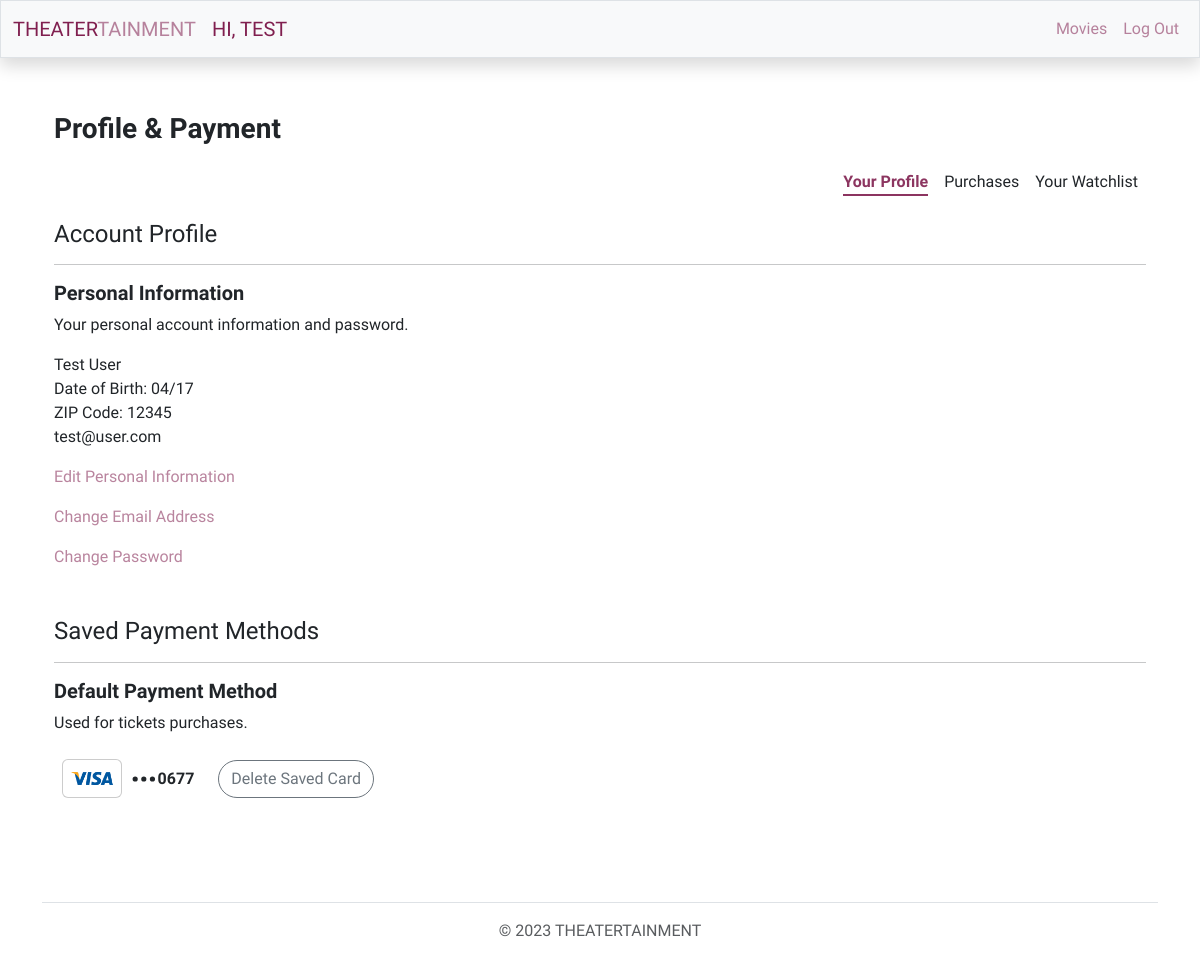
Screenshot of /member/profile (signed in) with the database file from the repository.
### theatert/models.py (models this page shows, shortened)
class User(db.Model, UserMixin):
    id = db.Column(db.Integer, primary_key=True)
    username = db.Column(db.String(20), unique = True, nullable=False)
    password = db.Column(db.String(60), nullable=False)
    role = db.Column(db.String(20), nullable=False)
    __mapper_args__ = {
        'polymorphic_identity': 'ANY',
        'polymorphic_on': role
    }

class Member(User):
    id = db.Column(db.Integer, db.ForeignKey('user.id'), primary_key=True)
    email = db.Column(db.String, unique = True, nullable=False)
    fname = db.Column(db.String, nullable=False)
    lname = db.Column(db.String, nullable=False)
    phone = db.Column(db.Integer, nullable=False)
    zip_code = db.Column(db.Integer, nullable=False)
    dob = db.Column(db.Date)
    cards = db.relationship('Cards', backref='member', lazy=True) # Can have many cards
    watchlist = db.relationship('Watchlist', backref='member', lazy=True) # Can have many movies
    purchase_id = db.relationship('Purchase', backref='member', lazy=True) # Can be a part of many purchases
    __mapper_args__ = {
        'polymorphic_identity': 'MEMBER',
    }

class Card(db.Model):
    id = db.Column(db.Integer, primary_key=True)
    member = db.Column(db.Boolean, default=True, nullable=False)
    card_num = db.Column(db.Integer, nullable=False)
    sec_code = db.Column(db.Integer, nullable=False)
    exp_date = db.Column(db.Date, nullable=False)
    card_type = db.Column(db.String(10), nullable=False)
    billing_zip = db.Column(db.Integer, nullable=False)
    cards_id = db.relationship('Cards', backref='card', lazy=True) # Can be a part of many card groups
    purchase_id = db.relationship('Purchase', backref='card', lazy=True) # Can be a part of many card groups

### theatert/users/members/routes.py (the view, shortened to what this page needs)
@members.route('/profile', methods=['GET', 'POST'])
@login_required(role='MEMBER')
def profile():
    clear_session()
    info_form = AccountInfoForm()
    email_form = EmailForm()
    password_form = PasswordForm()
    payment_form = DefaultPaymentForm()
    delete_default = DeleteDefaultPayemnt()
    if 'fname' in request.form:
        hidden1, hidden2, hidden3, hidden4, hidden5 = 'hidden', '', 'hidden', 'hidden', 'hidden'
        email_form.email.data = current_user.email
        if info_form.validate_on_submit():
            current_user.fname = info_form.fname.data
            current_user.lname = info_form.lname.data
            current_user.phone = info_form.phone.data
            current_user.zip_code = info_form.zip_code.data
            if info_form.dob.data:
                current_user.dob = datetime.strptime(info_form.dob.data, '%m/%d').date()
            db.session.commit()
            hidden1, hidden2, hidden3, hidden4, hidden5 = '', 'hidden', 'hidden', 'hidden', 'hidden'
            flash('Your information has been updated!', 'custom')
            return redirect(url_for('members.profile'))
    else:
        hidden1, hidden2, hidden3, hidden4, hidden5 = '', 'hidden', 'hidden', 'hidden', 'hidden'
        info_form.fname.data = current_user.fname
        info_form.lname.data = current_user.lname
        info_form.zip_code.data = current_user.zip_code
        info_form.phone.data = current_user.phone
        if current_user.dob:
            info_form.dob.data = current_user.dob.strftime('%m/%d')
        email_form.email.data = current_user.email
    saved_data = Cards.query.filter_by(member_id=current_user.id, active=True).first()
    saved_card = Card.query.filter_by(id=saved_data.card_id).first() if saved_data else None
    return render_template('member/profile.html', info_form=info_form, email_form=email_form, \
                           password_form=password_form, payment_form=payment_form, delete_default=delete_default, \
                           hidden1=hidden1, hidden2=hidden2, hidden3=hidden3, hidden4=hidden4, hidden5=hidden5, saved_card=saved_card)

### theatert/users/members/forms.py (shortened to what this page needs)
class AccountInfoForm(FlaskForm):
    fname = StringField('First Name', validators=[DataRequired(), Length(min=2, max=50)])
    lname = StringField('Last Name', validators=[DataRequired(), Length(min=2, max=50)])
    dob = StringField('Date of Birth (MM/DD)', validators=[Length(min=0, max=5)])
    phone = StringField('Phone', validators=[DataRequired(),
                                             Length(min=7, max=15, message='The value for the Phone Number field is invalid.')])
    zip_code = StringField('ZIP Code', validators=[DataRequired(),
                                                    Length(min=5, max=5, message='The value for the Billing Zip Code field is invalid.')])
    submit = SubmitField('Save')

class EmailForm(FlaskForm):
    email = EmailField('Email Address', validators=[DataRequired(), Email()])
    confirm_email = EmailField('Confirm Email Address', validators=[DataRequired(), Email(), EqualTo('email', message='Emails must match.')])
    password = PasswordField('Password', validators=[DataRequired(), Length(min=8)])
    submit = SubmitField('Save')

### theatert/models.py (called while the page is built)
@login_manager.user_loader
def load_user(user_id):
    return User.query.filter(User.id.is_(user_id)).first()

### theatert/users/utils.py (called while the page is built)
def login_required(role="ANY"):
    def wrapper(f):
        @wraps(f)
        def decorated_function(*args, **kwargs):
            if not current_user.is_authenticated:
                if role == "MEMBER":
                    session['form_data_login'] = request.form
                return login_manager.unauthorized()
            return f(*args, **kwargs)
        return decorated_function
    return wrapper

def clear_session():
    if session.get('form_data'):
        session.pop('form_data')
    if session.get('form2_data'):
        session.pop('form2_data')
    if session.get('form_data_login'):
        session.pop('form_data_login')

### theatert/templates/member/profile.html (shortened to what this page needs)
{% extends "member/layout.html" %}
{% block main %}
<div class="container">
    <h3 class="d-flex justify-content-start fw-bold">Profile & Payment</h3>
    <div class="d-flex justify-content-end flex-wrap mb-4">
        <div class="pt-3 mx-2 type-selected fw-bold type-item">Your Profile</div>
        <div class="pt-3 mx-2 type-item"><a href="{{ url_for('members.purchases' )}}">Purchases</a></div>
        <div class="pt-3 mx-2 type-item"><a href="{{ url_for('members.watchlist' )}}">Your Watchlist</a></div>
    </div>
    <div class="left-align mb-5">
        <h4>Account Profile</h4><hr>
        <h5 class="fw-bold">Personal Information</h5>
        <p>Your personal account information and password.</p>
        <div id="account-info" {{ hidden1 }}>
            <p>{{ current_user.fname.capitalize() }} {{ current_user.lname.capitalize() }}<br>
            {% if current_user.dob %}
                Date of Birth: {{ current_user.dob.strftime("%m/%d") }}<br>
            {% endif %}
            ZIP Code: {{ current_user.zip_code }}<br>
            {{ current_user.email }}<br></p>
            <p><a id="info-form-trigger" class="info">Edit Personal Information</a></p>
            <p><a id="email-form-trigger" class="info">Change Email Address</a></p>
            <p><a id="password-form-trigger" class="info">Change Password</a></p>
        </div>
    </div>
    <div class="left-align">
        <h4>Saved Payment Methods</h4><hr>
        <h5 class="fw-bold">Default Payment Method</h5>
        <p>Used for tickets purchases.</p>
        <div id="default-payment">
            {% if not saved_card %}
                <p>No payment method exists.</p>
                <p><a id="payment-form-trigger" class="info">Add Default Payment</a></p>
            {% else %}
            <div class="d-flex align-items-center">
                <div id="cc_holder_2" class="d-flex align-items-center">
                    {% if saved_card.card_type == 'Visa' %}
                    <div class="visa rounded m-2">
                        <img class="img-responsive" src="../../static/images/cc_visa.webp" alt="Visa">
                    </div>
                    {% elif saved_card.card_type == 'Mastercard' %}
                    <div class="mastercard rounded m-2">
                        <img class="img-responsive" src="../../static/images/cc_mastercard.webp" alt="Mastercard">
                    </div>
                    {% elif saved_card.card_type == 'American Express' %}
                    <div class="amex rounded m-2">
                        <img class="img-responsive" src="../../static/images/cc_amex.webp" alt="American Express">
                    </div>
                    {% elif saved_card.card_type == 'Discover' %}
                    <div class="discover rounded m-2">
                        <img class="img-responsive" src="../../static/images/cc_discover.webp" alt="Discover">
                    </div>
                    {% endif %}
                    <svg xmlns="http://www.w3.org/2000/svg" width="30" height="30" fill="currentColor" class="bi bi-three-dots" viewBox="0 0 16 16">
                        <path d="M3 9.5a1.5 1.5 0 1 1 0-3 1.5 1.5 0 0 1 0 3m5 0a1.5 1.5 0 1 1 0-3 1.5 1.5 0 0 1 0 3m5 0a1.5 1.5 0 1 1 0-3 1.5 1.5 0 0 1 0 3"/>
                    </svg>
                    <span class="fw-bold">
                        {{ (saved_card.card_num | string)[-4:]  }}
                    </span>
                    <form action="" method="post">
                        <div class="ms-2">
                            {{ delete_default.submit(class="btn btn-outline-secondary btn-rounded ms-3", id="delete-submit") }}
                        </div>
                    </form>
                </div>
            </div>
            {% endif %}
        </div>
    </div>
</div>
{% endblock %}

### theatert/templates/member/layout.html (shortened to what this page needs)
<!DOCTYPE html>
<html lang="en" class="h-100">
    <head>
        <link href="/../../static/css/styles.css" rel="stylesheet">
        <link rel="stylesheet" type="text/css" href="//cdn.jsdelivr.net/npm/slick-carousel@1.8.1/slick/slick.css"/>
        <link rel="stylesheet" type="text/css" href="//cdn.jsdelivr.net/npm/slick-carousel@1.8.1/slick/slick-theme.css" />
        <link href="../../static/css/main.css" rel="stylesheet">
    </head>
    <body class="d-flex flex-column h-100 pt-5">
        <nav class="bg-light border fixed-top navbar navbar-expand-sm navbar-light shadow">
            <div class="container-fluid">
                <div class="d-flex justify-content-between flex-wrap">
                    <a class="navbar-brand" href="{{ url_for('users.home' )}}"><span class="color-dark">THEATER</span><span class="color-light">TAINMENT</span></a>
                    {% if current_user.is_authenticated %}
                        <a  id="nav-link-brand" class="navbar-brand" href="{{ url_for('members.profile') }}">HI, {{ current_user.fname.upper() }}</a>
                    {% endif %}
                </div>
                <div class="collapse navbar-collapse" id="navbar">
                    {% if current_user.is_authenticated %}
                        <ul class="navbar-nav ms-auto">
                            <li class="nav-item align-self-center"><a class="nav-link" href="{{ url_for('users.movies') }}">Movies</a></li>
                            <li class="nav-item align-self-center"><a class="nav-link" href="{{ url_for('users.logout') }}">Log Out</a></li>
                        </ul>
                    {% endif %}
                </div>
            </div>
        </nav>
        <main class="container-fluid  my-3 py-5 text-center">
            <div class="container">
                {% block main %}{% endblock %}
            </div>
        </main>
        <footer class="footer mt-auto py-3 my-1">
            <div class="container">
                <ul class="nav justify-content-center border-bottom pb-3 mb-3">
                </ul>
                <p class="text-center text-muted">&copy; 2023 THEATERTAINMENT</p>
            </div>
        </footer>
    </body>
</html>

### theatert/static/css/main.css (style rules this page uses)
a { text-decoration: none; color: inherit; }
body { font-family: 'Work Sans', sans-serif!important; }
.btn-rounded { border-radius: 24px; }
.info { cursor: pointer; }
.left-align { text-align: left; }
#cc_holder_2 { min-width: 250px; max-width: 320px; display: block; }
#cc_holder > div, #cc_holder_2 > div { background: #fff; width: calc(25% - 15px); overflow: hidden; border: 1px solid rgba(0,0,0,.2); }
img { overflow-clip-margin: content-box; overflow: clip; }
.img-responsive { display: block; max-width: 100%; height: auto; }

### rows the page displays
Member: fname "TEST", fname "Test", lname "User", dob "04/17", zip_code "12345", email "test@user.com"
Card: card_num "0677"
